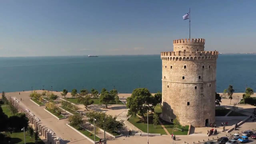
#> input picture imgseg_part1/white-tower.png, 256 x 144 px, shrunk from 1280 x 720 before the run
$ python 2.py
#> lines starting #> are read from the running program, lines starting #| are printed output that depends on the picture

## Julia Nelson
"""
k-means Segmentation
	Apply k-means segmentation on white-tower.png with k=10.
	The distance function should only consider the RGB color channels and ignore pixel coordinates.
	Randomly pick 10 RGB triplets from the existing pixels as initial seeds and run to convergence.
	After k-means has converged, represent each cluster with the average RGB value of its members.


SLIC
Apply a variant of the SLIC algorithm to wt_slic.png, by implementing the following steps:
	1. Divide the image in blocks of 50×50 pixels and initialize a centroid at the center of each block.
	2. Compute the magnitude of the gradient in each of the RGB channels and use the square root
	    of the sum of squares of the three magnitudes as the combined gradient magnitude. Move the centroids
	    to the position with the smallest gradient magnitude in 3×3 windows centered on the initial centroids.
	3. Apply k-means in the 5D space of x, y, R, G, B. Use the Euclidean distance in this space,
	    but divide x and y by 2.
	4. After convergence, display the output image: color pixels that touch two different clusters black
	    and the remaining pixels by the average RGB value of their cluster.


CAN USE
image reading and writing functions
plotting functions
 can convert the images to a different format for reading them.


CANNOT USE
filtering
edge detection
any other image processing functions.

the complexity of k-means is linear with respect to the number of pixels and k.
Start developing on small images with small values of k.
"""

import os
import numpy as np
import matplotlib.pyplot as plt
import cv2

def kmeans_seg(filename, k, iter):
    # Read in the image
#> called with filename = 'white-tower.png', k = 10, iter = 100
    image = cv2.imread('white-tower.png')
#> image is the input picture: shape (144, 256, 3); mean B, G, R 117.4, 116.7, 111.7

    # Change color to RGB (from BGR)
    image = cv2.cvtColor(image, cv2.COLOR_BGR2RGB)

    # plt.imshow(image)
    # plt.show()

    print(image.shape)
#| (144, 256, 3)
    # Reshaping the image into a 2D array of pixels and 3 color values (RGB)
    pixel_vals = image.reshape((-1, 3))
    print(pixel_vals.shape)
#| (36864, 3)

    # Convert to float type
    pixel_vals = np.float32(pixel_vals)

    stop_criteria = (
        cv2.TERM_CRITERIA_EPS + cv2.TERM_CRITERIA_MAX_ITER,
        iter,
        0.25)

    retval, labels, centers = cv2.kmeans(
        pixel_vals,
        k,
        None,
        stop_criteria,
        10,
        cv2.KMEANS_RANDOM_CENTERS)
#> retval = 10862642; centers = [[24.36, 22.51, 17.44], [143.3, 155.5, 165.4], [91.68, 117.8, 143.2], [184.8, 154.1, 127.2], [144.3, 121.5, 100.6], [217.1, 184.1, 150.4], [100.8, 88.48, 67.37], [67.52, 62.21, 46.16], [113.2, 136.7, 163.5], [70.07, 97.49, 108.3]]

    # convert data into 8-bit values
    centers = np.uint8(centers)
#> centers = [[24, 22, 17], [143, 155, 165], [91, 117, 143], [184, 154, 127], [144, 121, 100], [217, 184, 150], [100, 88, 67], [67, 62, 46], [113, 136, 163], [70, 97, 108]]
    segmented_data = centers[labels.flatten()]

    # reshape data into the original image dimensions
    segmented_image = segmented_data.reshape((image.shape))
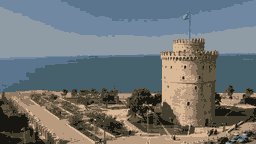
#> segmented_image: shape (144, 256, 3); mean R, G, B 111.3, 116.2, 117.1

    return segmented_image


if __name__ == '__main__':
    filename = "white-tower.png"
    k = 10
    iter = 100

    segmented_image = kmeans_seg(filename, k, iter)

    # plt.imshow(segmented_image)

    filename = os.path.splitext(filename)[0]
    new_filename = '{}_k{}_i{}.jpg'.format(filename, k, iter)

    bgr_image = cv2.cvtColor(segmented_image, cv2.COLOR_BGR2RGB)
    cv2.imwrite(new_filename, bgr_image)

$ run again, with imgseg_part1/wt_slic.png copied over imgseg_part1/white-tower.png
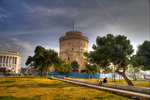
#> input picture imgseg_part1/wt_slic.png, 150 x 100 px, shrunk from 750 x 500 before the run
#> in kmeans_seg, image is the input picture: shape (100, 150, 3); mean B, G, R 86, 103.5, 110.8
#| (100, 150, 3)
#| (15000, 3)
#> in kmeans_seg, `retval, labels, centers = cv2.kmeans( pixel_vals, k, None, stop_criter..`: retval = 8016388.3; labels = 15000 values, max 9 at index 4720, min 0 at index 9216, mean 4.7; centers = [[173.7, 126.8, 21.58], [36.44, 38.05, 20.28], [163.8, 134.5, 95.06], [166.4, 162, 159], [128, 95.88, 14.6], [78.65, 91.45, 116.1], [112.2, 114.9, 125.2], [211.4, 209.5, 205.2], [74.91, 65.62, 30.67], [117.2, 95.16, 65.64]]
#> in kmeans_seg, `centers = np.uint8(centers)`: centers = [[173, 126, 21], [36, 38, 20], [163, 134, 95], [166, 162, 158], [128, 95, 14], [78, 91, 116], [112, 114, 125], [211, 209, 205], [74, 65, 30], [117, 95, 65]]
#> in kmeans_seg, `segmented_image = segmented_data.reshape((image.shape))`:
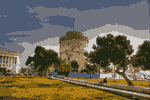
#> segmented_image: shape (100, 150, 3); mean R, G, B 110.4, 103, 85.6
